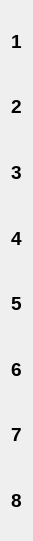
   <widget class="QWidget" name="verticalLayoutWidget_2">
    <property name="geometry">
     <rect>
      <x>70</x>
      <y>70</y>
      <width>21</width>
      <height>541</height>
     </rect>
    </property>
    <layout class="QVBoxLayout" name="verticalLayout_2">
     <item>
      <widget class="QLabel" name="label">
       <property name="sizePolicy">
        <sizepolicy hsizetype="Preferred" vsizetype="Preferred">
         <horstretch>0</horstretch>
         <verstretch>0</verstretch>
        </sizepolicy>
       </property>
       <property name="font">
        <font>
         <pointsize>14</pointsize>
         <weight>75</weight>
         <bold>true</bold>
        </font>
       </property>
       <property name="text">
        <string>1</string>
       </property>
       <property name="alignment">
        <set>Qt::AlignCenter</set>
       </property>
      </widget>
     </item>
     <item>
      <widget class="QLabel" name="label_4">
       <property name="font">
        <font>
         <pointsize>14</pointsize>
         <weight>75</weight>
         <bold>true</bold>
        </font>
       </property>
       <property name="text">
        <string>2</string>
       </property>
       <property name="alignment">
        <set>Qt::AlignCenter</set>
       </property>
      </widget>
     </item>
     <item>
      <widget class="QLabel" name="label_5">
       <property name="font">
        <font>
         <pointsize>14</pointsize>
         <weight>75</weight>
         <bold>true</bold>
        </font>
       </property>
       <property name="text">
        <string>3</string>
       </property>
       <property name="alignment">
        <set>Qt::AlignCenter</set>
       </property>
      </widget>
     </item>
     <item>
      <widget class="QLabel" name="label_6">
       <property name="sizePolicy">
        <sizepolicy hsizetype="Preferred" vsizetype="Preferred">
         <horstretch>0</horstretch>
         <verstretch>0</verstretch>
        </sizepolicy>
       </property>
       <property name="font">
        <font>
         <pointsize>14</pointsize>
         <weight>75</weight>
         <bold>true</bold>
        </font>
       </property>
       <property name="text">
        <string>4</string>
       </property>
       <property name="alignment">
        <set>Qt::AlignCenter</set>
       </property>
      </widget>
     </item>
     <item>
      <widget class="QLabel" name="label_7">
       <property name="font">
        <font>
         <pointsize>14</pointsize>
         <weight>75</weight>
         <bold>true</bold>
        </font>
       </property>
       <property name="text">
        <string>5</string>
       </property>
       <property name="alignment">
        <set>Qt::AlignCenter</set>
       </property>
      </widget>
     </item>
     <item>
      <widget class="QLabel" name="label_8">
       <property name="sizePolicy">
        <sizepolicy hsizetype="Preferred" vsizetype="Preferred">
         <horstretch>0</horstretch>
         <verstretch>0</verstretch>
        </sizepolicy>
       </property>
       <property name="font">
        <font>
         <pointsize>14</pointsize>
         <weight>75</weight>
         <bold>true</bold>
        </font>
       </property>
       <property name="text">
        <string>6</string>
       </property>
       <property name="alignment">
        <set>Qt::AlignCenter</set>
       </property>
      </widget>
     </item>
     <item>
      <widget class="QLabel" name="label_9">
       <property name="sizePolicy">
        <sizepolicy hsizetype="Preferred" vsizetype="Preferred">
         <horstretch>0</horstretch>
         <verstretch>0</verstretch>
        </sizepolicy>
       </property>
       <property name="font">
        <font>
         <pointsize>14</pointsize>
         <weight>75</weight>
         <bold>true</bold>
        </font>
       </property>
       <property name="text">
        <string>7</string>
       </property>
       <property name="alignment">
        <set>Qt::AlignCenter</set>
       </property>
      </widget>
     </item>
     <item>
      <widget class="QLabel" name="label_10">
       <property name="sizePolicy">
        <sizepolicy hsizetype="Preferred" vsizetype="Preferred">
         <horstretch>0</horstretch>
         <verstretch>0</verstretch>
        </sizepolicy>
       </property>
       <property name="font">
        <font>
         <pointsize>14</pointsize>
         <weight>75</weight>
         <bold>true</bold>
        </font>
       </property>
       <property name="text">
        <string>8</string>
       </property>
       <property name="alignment">
        <set>Qt::AlignCenter</set>
       </property>
      </widget>
     </item>
    </layout>
   </widget>
